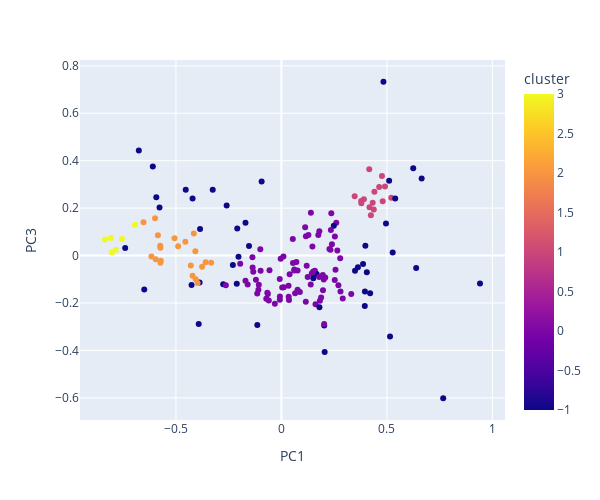

Notebook source saved alongside this figure:
### Code cell
dbscan = DBSCAN(eps=0.11, min_samples=6)
dbscan.fit_predict(df_pca)
df_pca['cluster'] = dbscan.labels_

s = cal_silhouette(clustered_df.drop("country", axis=1).query("cluster != -1"))
print("silhouette score: ", s)
clustered_df, pivot = pivot_table(df_pca, raw_df)

scatter_plot_data(df_pca, ['PC1', 'PC3'], countries, three=False)
#create_map_plot(clustered_df)

### Figure 1 — Plotly figure (JSON) as saved in the notebook; plotly's stock layout.template omitted (floating-point values rounded to 4 significant figures; data arrays with more than 128 entries replaced by an {"elided": "..."} marker saying what was removed)
{"data": [{"hovertemplate": "<b>%{hovertext}</b><br><br>PC1=%{x}<br>PC3=%{y}<br>cluster=%{marker.color}<extra></extra>", "hovertext": {"elided": "167 str values"}, "legendgroup": "", "marker": {"color": {"elided": "167 int values"}, "coloraxis": "coloraxis", "symbol": "circle"}, "mode": "markers", "name": "", "orientation": "v", "showlegend": false, "type": "scatter", "x": {"elided": "167 float values"}, "xaxis": "x", "y": {"elided": "167 float values"}, "yaxis": "y"}], "layout": {"coloraxis": {"colorbar": {"title": {"text": "cluster"}}, "colorscale": [[0, "#0d0887"], [0.1111, "#46039f"], [0.2222, "#7201a8"], [0.3333, "#9c179e"], [0.4444, "#bd3786"], [0.5556, "#d8576b"], [0.6667, "#ed7953"], [0.7778, "#fb9f3a"], [0.8889, "#fdca26"], [1, "#f0f921"]]}, "height": 500, "legend": {"tracegroupgap": 0}, "margin": {"t": 60}, "width": 600, "xaxis": {"anchor": "y", "domain": [0, 1], "title": {"text": "PC1"}}, "yaxis": {"anchor": "x", "domain": [0, 1], "title": {"text": "PC3"}}}}
